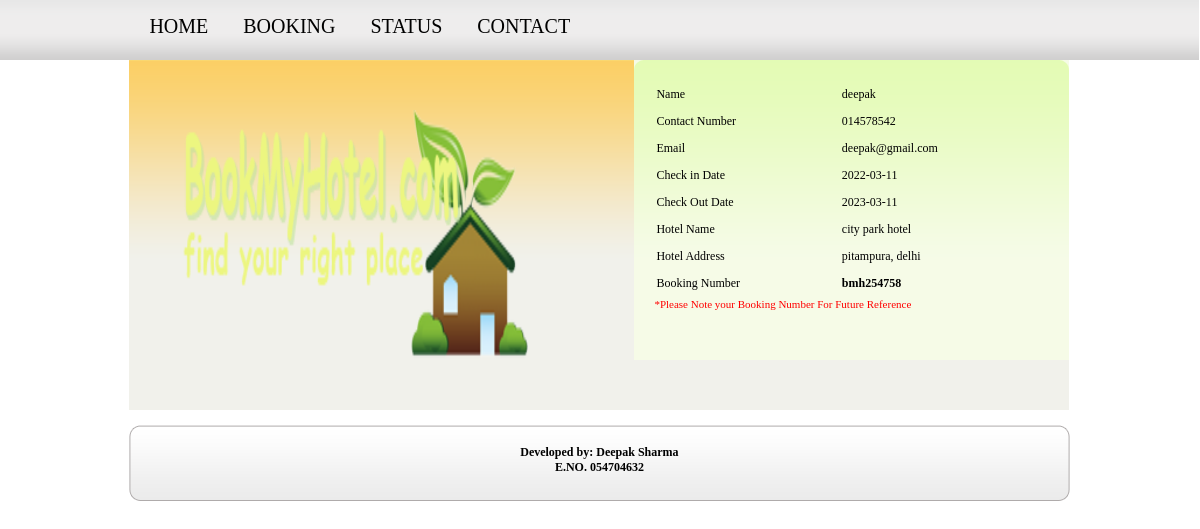
Screenshot of /status.php?b_code=bmh254758 with the database file from the repository.
### tables this page shows
CREATE TABLE IF NOT EXISTS `customers` (
  `id` int(11) NOT NULL AUTO_INCREMENT,
  `name` varchar(50) NOT NULL,
  `contact_number` varchar(15) NOT NULL,
  `email` varchar(50) NOT NULL,
  `check_in_date` varchar(20) NOT NULL,
  `check_out_date` varchar(20) NOT NULL,
  `booking_date` date NOT NULL,
  `guest_ordered` int(11) NOT NULL,
  `room_ordered` int(11) NOT NULL,
  `hotel_code` varchar(20) NOT NULL,
  `booking_no` varchar(50) NOT NULL,
  PRIMARY KEY (`id`)
);

CREATE TABLE IF NOT EXISTS `hotels` (
  `id` int(11) NOT NULL AUTO_INCREMENT,
  `name` varchar(100) NOT NULL,
  `hotel_code` varchar(10) NOT NULL,
  `city_code` varchar(10) NOT NULL,
  `address` varchar(150) NOT NULL,
  `total_rooms` int(11) NOT NULL,
  `booked_rooms` int(11) NOT NULL,
  `phone` varchar(15) NOT NULL,
  `manager_id` int(11) NOT NULL DEFAULT '0',
  `fare` int(6) NOT NULL DEFAULT '1000',
  PRIMARY KEY (`id`)
);

### includes/cust_edit.php (the view)
<?php
    $query = "select name,address from hotels where hotel_code='{$row['hotel_code']}'";
    $result = mysql_query($query);
    $hotel_info = mysql_fetch_array($result);
?>
<table width="400">
    <tr>
        <td>Name</td>
        <td><?php echo $row['name'];?></td>
    </tr>
    <tr>
        <td>Contact Number</td>
        <td><?php echo $row['contact_number'];?></td>
    </tr>
    <tr>
        <td>Email</td>
        <td><?php echo $row['email'];?></td>
    </tr>
    <tr>
        <td>Check in Date</td>
        <td><?php echo $row['check_in_date'];?></td>
    </tr>
    <tr>
        <td>Check Out Date</td>
        <td><?php echo $row['check_out_date'];?></td>
    </tr>
    <tr>
        <td>Hotel Name</td>
        <td><?php echo $hotel_info['name'];?></td>
    </tr>
    <tr>
        <td>Hotel Address</td>
        <td><?php echo $hotel_info['address'];?></td>
    </tr>
    <tr>
        <td>Booking Number</td>
        <td><b><?php echo $row['booking_no'];?></b></td>
    </tr>
</table>

### css/style.css (style rules this page uses)
* { margin:0px; padding:0px; }
body { width:99.9%; font-family: verdana; }
#main_content_right table tr td { padding-top:5px; padding-bottom: 5px; font-size: 11px; border-collapse: collapse; }
#main_content_right table tr td { font-size:12px; }

### rows the page displays
customers: name "deepak", contact_number "014578542", email "deepak@gmail.com", check_in_date "2022-03-11", check_out_date "2023-03-11", booking_no "bmh254758"
hotels: name "city park hotel", address "pitampura, delhi"
